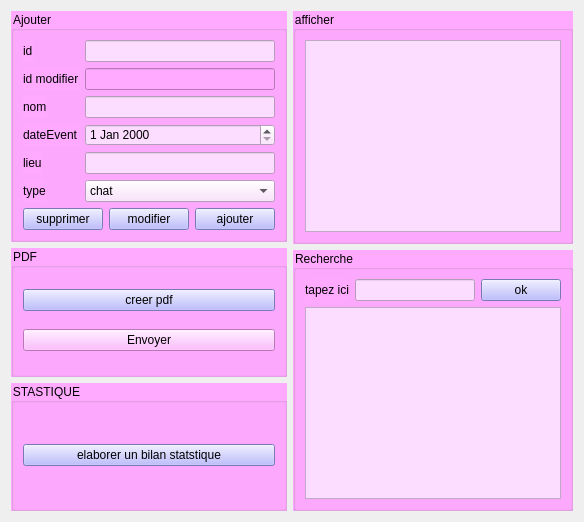
           <widget class="QWidget" name="tab_3">
            <attribute name="title">
             <string>Gestion  evenements</string>
            </attribute>
            <layout class="QHBoxLayout" name="horizontalLayout_10">
             <item>
              <layout class="QHBoxLayout" name="horizontalLayout_8">
               <item>
                <layout class="QVBoxLayout" name="verticalLayout_6">
                 <item>
                  <widget class="QGroupBox" name="groupBox_10">
                   <property name="styleSheet">
                    <string notr="true">background-color: rgb(255, 170, 255);
font: 10pt &quot;Palatino Linotype&quot;;</string>
                   </property>
                   <property name="title">
                    <string>Ajouter</string>
                   </property>
                   <layout class="QVBoxLayout" name="verticalLayout_7">
                    <item>
                     <layout class="QFormLayout" name="formLayout_2">
                      <item row="0" column="0">
                       <widget class="QLabel" name="label_12">
                        <property name="text">
                         <string>id</string>
                        </property>
                       </widget>
                      </item>
                      <item row="0" column="1">
                       <widget class="QLineEdit" name="lineEdit_id">
                        <property name="styleSheet">
                         <string notr="true">background-color: rgb(252, 220, 255);</string>
                        </property>
                       </widget>
                      </item>
                      <item row="2" column="0">
                       <widget class="QLabel" name="label_21">
                        <property name="text">
                         <string>nom</string>
                        </property>
                       </widget>
                      </item>
                      <item row="2" column="1">
                       <widget class="QLineEdit" name="lineEdit_nom">
                        <property name="styleSheet">
                         <string notr="true">background-color: rgb(252, 220, 255);</string>
                        </property>
                       </widget>
                      </item>
                      <item row="3" column="0">
                       <widget class="QLabel" name="label_22">
                        <property name="text">
                         <string>dateEvent</string>
                        </property>
                       </widget>
                      </item>
                      <item row="3" column="1">
                       <widget class="QDateEdit" name="dateEdit_Event">
                        <property name="styleSheet">
                         <string notr="true">background-color: rgb(252, 220, 255);</string>
                        </property>
                       </widget>
                      </item>
                      <item row="4" column="0">
                       <widget class="QLabel" name="label_23">
                        <property name="text">
                         <string>lieu</string>
                        </property>
                       </widget>
                      </item>
                      <item row="4" column="1">
                       <widget class="QLineEdit" name="lineEdit_lieu">
                        <property name="styleSheet">
                         <string notr="true">background-color: rgb(252, 220, 255);</string>
                        </property>
                       </widget>
                      </item>
                      <item row="5" column="0">
                       <widget class="QLabel" name="label_24">
                        <property name="text">
                         <string>type</string>
                        </property>
                       </widget>
                      </item>
                      <item row="5" column="1">
                       <widget class="QComboBox" name="comboBox_3">
                        <property name="styleSheet">
                         <string notr="true">background-color: rgb(252, 220, 255);</string>
                        </property>
                        <item>
                         <property name="text">
                          <string>chat</string>
                         </property>
                        </item>
                        <item>
                         <property name="text">
                          <string>chien</string>
                         </property>
                        </item>
                        <item>
                         <property name="text">
                          <string>chat et chien</string>
                         </property>
                        </item>
                       </widget>
                      </item>
                      <item row="1" column="1">
                       <widget class="QLineEdit" name="lineEdit_5"/>
                      </item>
                      <item row="1" column="0">
                       <widget class="QLabel" name="label_25">
                        <property name="text">
                         <string>id modifier</string>
                        </property>
                       </widget>
                      </item>
                     </layout>
                    </item>
                    <item>
                     <layout class="QHBoxLayout" name="horizontalLayout_5">
                      <item>
                       <widget class="QPushButton" name="pushButton_13">
                        <property name="styleSheet">
                         <string notr="true">background-color: rgb(170, 170, 255);</string>
                        </property>
                        <property name="text">
                         <string>supprimer</string>
                        </property>
                       </widget>
                      </item>
                      <item>
                       <widget class="QPushButton" name="pushButton_modif">
                        <property name="styleSheet">
                         <string notr="true">background-color: rgb(170, 170, 255);</string>
                        </property>
                        <property name="text">
                         <string>modifier</string>
                        </property>
                       </widget>
                      </item>
                      <item>
                       <widget class="QPushButton" name="pushButton_quitter">
                        <property name="styleSheet">
                         <string notr="true">background-color: rgb(170, 170, 255);</string>
                        </property>
                        <property name="text">
                         <string>ajouter</string>
                        </property>
                       </widget>
                      </item>
                     </layout>
                    </item>
                   </layout>
                  </widget>
                 </item>
                 <item>
                  <widget class="QGroupBox" name="groupBox_11">
                   <property name="styleSheet">
                    <string notr="true">background-color: rgb(255, 170, 255);
font: 10pt &quot;Palatino Linotype&quot;;</string>
                   </property>
                   <property name="title">
                    <string>PDF</string>
                   </property>
                   <layout class="QHBoxLayout" name="horizontalLayout_6">
                    <item>
                     <layout class="QVBoxLayout" name="verticalLayout_8">
                      <item>
                       <widget class="QPushButton" name="pushButton_14">
                        <property name="styleSheet">
                         <string notr="true">background-color: rgb(170, 170, 255);</string>
                        </property>
                        <property name="text">
                         <string>creer pdf</string>
                        </property>
                       </widget>
                      </item>
                      <item>
                       <widget class="QPushButton" name="mail">
                        <property name="text">
                         <string>Envoyer</string>
                        </property>
                       </widget>
                      </item>
                     </layout>
                    </item>
                   </layout>
                  </widget>
                 </item>
                 <item>
                  <widget class="QGroupBox" name="groupBox_12">
                   <property name="styleSheet">
                    <string notr="true">background-color: rgb(255, 170, 255);</string>
                   </property>
                   <property name="title">
                    <string>STASTIQUE</string>
                   </property>
                   <layout class="QHBoxLayout" name="horizontalLayout_19">
                    <item>
                     <layout class="QHBoxLayout" name="horizontalLayout_18">
                      <item>
                       <widget class="QPushButton" name="pushButton_15">
                        <property name="styleSheet">
                         <string notr="true">background-color: rgb(170, 170, 255);
font: 11pt &quot;Palatino Linotype&quot;;</string>
                        </property>
                        <property name="text">
                         <string>elaborer un bilan statstique</string>
                        </property>
                       </widget>
                      </item>
                     </layout>
                    </item>
                   </layout>
                  </widget>
                 </item>
                </layout>
               </item>
               <item>
                <layout class="QVBoxLayout" name="verticalLayout_9">
                 <item>
                  <widget class="QGroupBox" name="groupBox_13">
                   <property name="styleSheet">
                    <string notr="true">background-color: rgb(255, 170, 255);
font: 10pt &quot;Palatino Linotype&quot;;</string>
                   </property>
                   <property name="title">
                    <string>afficher</string>
                   </property>
                   <layout class="QVBoxLayout" name="verticalLayout_10">
                    <item>
                     <layout class="QHBoxLayout" name="horizontalLayout_7">
                      <item>
                       <layout class="QHBoxLayout" name="horizontalLayout_14">
                        <item>
                         <widget class="QTableView" name="tableView_4">
                          <property name="styleSheet">
                           <string notr="true">background-color: rgb(252, 220, 255);</string>
                          </property>
                         </widget>
                        </item>
                       </layout>
                      </item>
                     </layout>
                    </item>
                    <item>
                     <layout class="QHBoxLayout" name="horizontalLayout_15"/>
                    </item>
                   </layout>
                  </widget>
                 </item>
                 <item>
                  <widget class="QGroupBox" name="groupBox_14">
                   <property name="styleSheet">
                    <string notr="true">background-color: rgb(255, 170, 255);
font: 10pt &quot;Palatino Linotype&quot;;</string>
                   </property>
                   <property name="title">
                    <string>Recherche</string>
                   </property>
                   <layout class="QHBoxLayout" name="horizontalLayout_9">
                    <item>
                     <layout class="QVBoxLayout" name="verticalLayout_11">
                      <item>
                       <layout class="QHBoxLayout" name="horizontalLayout_16">
                        <item>
                         <widget class="QLabel" name="label_27">
                          <property name="text">
                           <string>tapez ici</string>
                          </property>
                         </widget>
                        </item>
                        <item>
                         <widget class="QLineEdit" name="lineEdit_6">
                          <property name="styleSheet">
                           <string notr="true">background-color: rgb(252, 220, 255);</string>
                          </property>
                         </widget>
                        </item>
                        <item>
                         <widget class="QPushButton" name="pushButton_16">
                          <property name="styleSheet">
                           <string notr="true">background-color: rgb(170, 170, 255);</string>
                          </property>
                          <property name="text">
                           <string>ok</string>
                          </property>
                         </widget>
                        </item>
                       </layout>
                      </item>
                      <item>
                       <layout class="QHBoxLayout" name="horizontalLayout_11">
                        <item>
                         <widget class="QTableView" name="tableView_2">
                          <property name="styleSheet">
                           <string notr="true">background-color: rgb(252, 220, 255);</string>
                          </property>
                         </widget>
                        </item>
                       </layout>
                      </item>
                     </layout>
                    </item>
                   </layout>
                  </widget>
                 </item>
                </layout>
               </item>
              </layout>
             </item>
            </layout>
           </widget>
